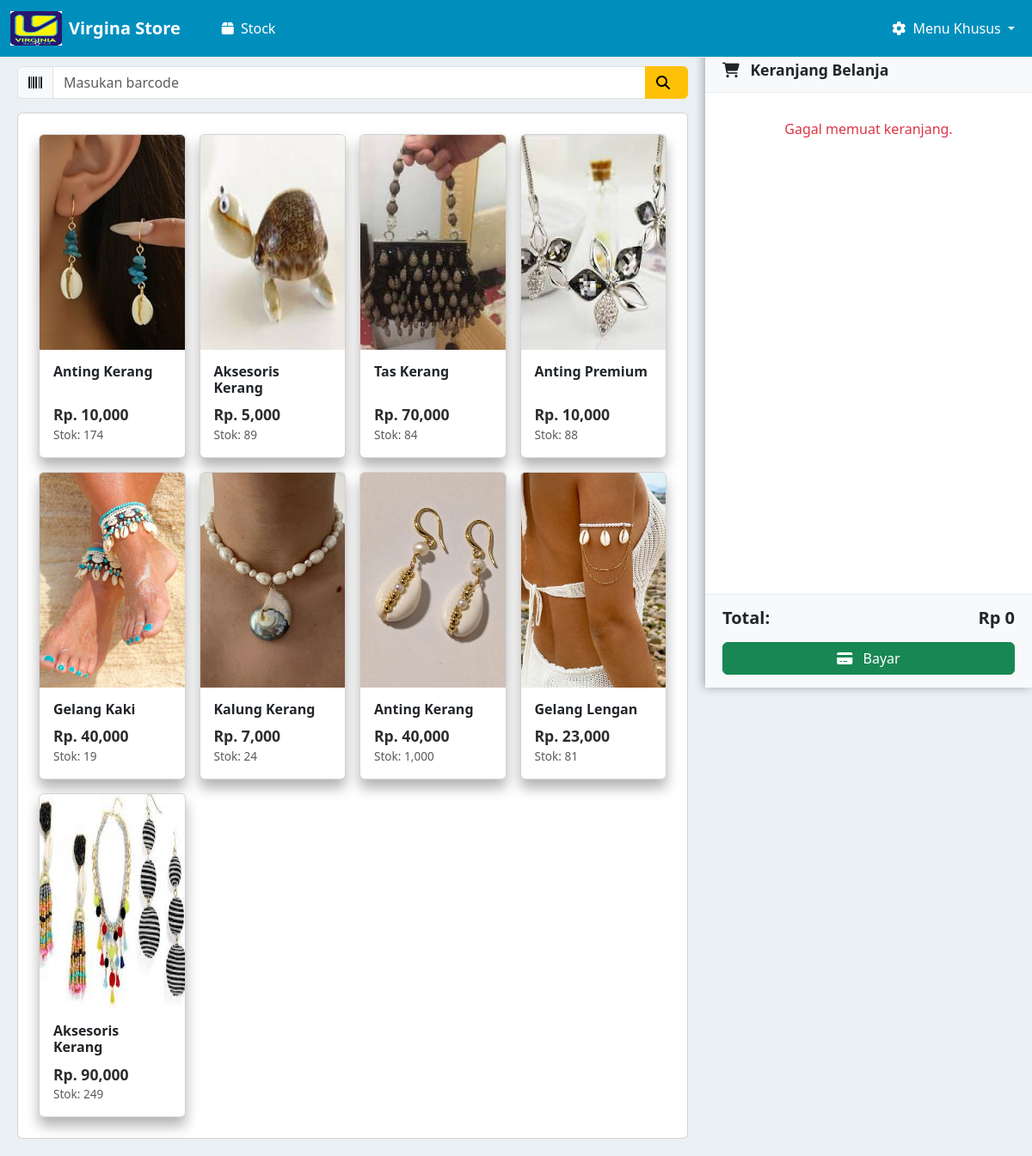
The page /kasir/ (signed in) on the database as committed earlier.
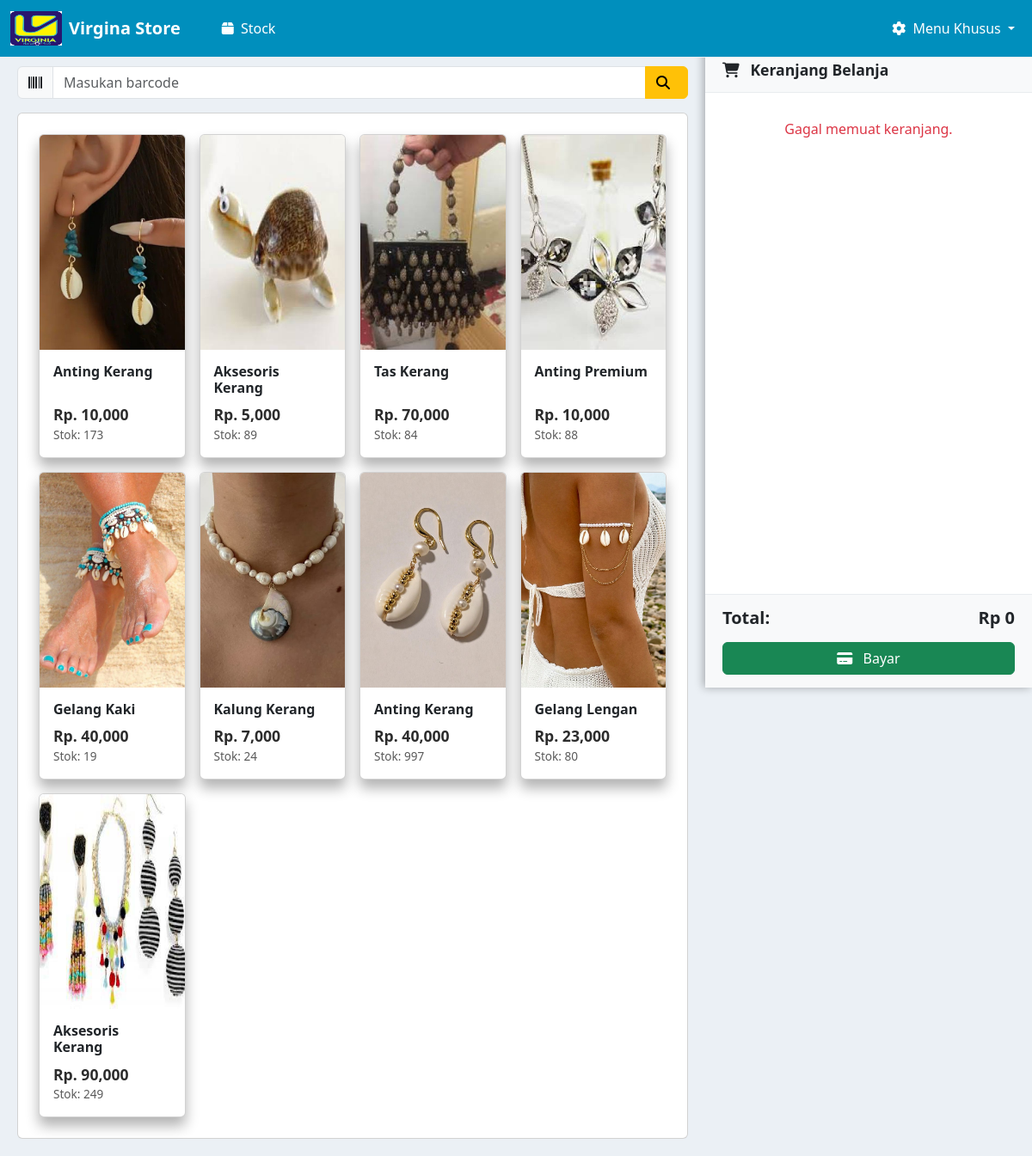
The same page on the database as committed later.
### kasir/models.py (models this page shows, shortened)
class Produk(models.Model):
    nama_barang = models.CharField(max_length=100)
    barcode = models.CharField(max_length=50, unique=True)
    harga_barang = models.DecimalField(max_digits=12, decimal_places=2)
    stok = models.PositiveIntegerField()
    gambar = models.ImageField(upload_to='gambar_produk/', blank=True, null=True)

### kasir/views.py (the view, shortened to what this page needs)
# urls.py: path('', views.halaman_kasir, name='halaman_kasir'),
@login_required(login_url='login')
@no_cache
def halaman_kasir(request):
    produk = Produk.objects.all()
    transaksi_id = request.session.get('current_transaksi_id')
    return render(request, 'home.html', {'produk': produk})

### kasir/templates/home.html (shortened to what this page needs)
{% extends "base.html" %}
{% load static %}
{% load humanize %}
{% block content %}
<div class="main-container">
  <div class="content-area">
        <div class="input-group mb-3">
          <span class="input-group-text"><i class="fas fa-barcode"></i></span>
          <input type="text" id="barcodeInput" class="form-control" placeholder="Masukan barcode" onkeypress="if(event.key === 'Enter'){cariProdukByBarcode()}">
          <button class="btn btn-warning" onclick="cariProdukByBarcode()">
            <i class="fas fa-search me-2"></i>
          </button>
        </div>
    <div id="cardMode">
      <div class="card p-4">
      <div class="row g-3">
        {% for item in produk %}
        <div class="col-6 col-md-4 col-lg-3">
          <div class="card product-card" onclick="bukaDetail('{{ item.id }}', '{{ item.nama_barang }}', '{{ item.harga_barang }}', '{{ item.stok }}', '{{ item.gambar.url }}')">
            <img src="{{ item.gambar.url }}" class="card-img-top" style="height:250px; object-fit:cover;" alt="{{ item.nama_barang }}">
            <div class="card-body">
              <h6 class="card-title">{{ item.nama_barang }}</h6>
              <div>
                <p class="price" id="hitam">Rp. {{ item.harga_barang|floatformat:0|intcomma }}</p>
                <p class="stock">Stok: <span id="stok-{{ item.id }}">{{ item.stok|floatformat:0|intcomma }}</span></p>
              </div>
            </div>
          </div>
        </div>
        {% endfor %}
      </div>
    </div>
    </div>
  </div>
  <div class="cart-sidebar">
    <div class="cart-header">
      <h5><i class="fas fa-shopping-cart me-2"></i> Keranjang Belanja</h5>
    </div>
    <div class="cart-items" id="cartItems" style="margin-top: 20px;">
    </div>
    <div class="cart-footer">
      <div class="cart-total d-flex justify-content-between align-items-center">
        <h5>Total:</h5>
        <h5 id="totalBayar">Rp 0</h5>
      </div>
      <div class="cart-action mt-3">
        <a href="{% url 'halaman_bayar' %}" class="btn btn-success w-100"><i class="fas fa-credit-card me-2"></i> Bayar</a>
      </div>
    </div>
  </div>
</div>
{% endblock %}

### templates/base.html (shortened to what this page needs)
{% load static %}
<!DOCTYPE html>
<html lang="en">
<head>
    <link href="https://cdn.jsdelivr.net/npm/bootstrap@5.3.8/dist/css/bootstrap.min.css" rel="stylesheet">
    <link rel="stylesheet" href="https://cdnjs.cloudflare.com/ajax/libs/font-awesome/6.5.1/css/all.min.css">
</head>
<body>
    <nav class="navbar navbar-expand-lg navbar-custom sticky-top">
        <div class="container-fluid">
            <a class="navbar-brand d-flex align-items-center" href="{% url 'halaman_kasir' %}">
                <img src="{% static 'image/logo.png' %}" alt="logo" height="40" width="60" class="me-2">
                <strong>Virgina Store</strong>
            </a>
            <div class="collapse navbar-collapse" id="navbarNavDropdown">
                <ul class="navbar-nav mx-4">
                    <li class="nav-item">
                        <a class="nav-link active" aria-current="page" href="{% url 'halaman_kasir' %}">
                            <i class="fas fa-box me-1"></i> Stock
                        </a>
                    </li>
                </ul>
                <ul class="navbar-nav ms-auto">
                    <li class="nav-item dropdown">
                        <a
                            class="nav-link dropdown-toggle"
                            href="#"
                            role="button"
                            data-bs-toggle="dropdown"
                            aria-expanded="false"
                        >
                            <i class="fas fa-cog me-1"></i> Menu Khusus
                        </a>
                    </li>
                </ul>
            </div>
        </div>
    </nav>
    <div class="content-wrapper">
        {% block content %} {% endblock %}
    </div>
</body>
</html>

### templates/base.html (style rules this page uses)
body { background-color: #EBF0F5; }
.navbar-custom { background-color: #008FBD !important; border-bottom: 1px solid #e9ecef; }
.navbar-custom .navbar-brand, .navbar-custom .nav-link { color: #ffffff !important; }

### kasir/templates/home.html (style rules this page uses)
#hitam { color: rgb(44, 44, 44); }
.content-area { padding: 10px 400px 20px 20px; }
.product-card { background-color: #ffffff; color: #212529; box-shadow: 0 10px 15px rgba(0, 0, 0, 0.3); transition: transform 0.2s ease, box-shadow 0.2s ease, border-color 0.2s ease; cursor: pointer; height: 100%; display: flex; flex-direction: column; }
.product-card .card-img-top { border-top-left-radius: calc(0.375rem - 1px); border-top-right-radius: calc(0.375rem - 1px); }
.product-card .card-body { flex-grow: 1; display: flex; flex-direction: column; justify-content: space-between; }
.product-card .card-title { font-size: 1rem; font-weight: 600; color: #212529; margin-bottom: 0.5rem; }
.product-card .price { font-weight: 700; font-size: 1.1rem; color: #007bff; margin: 0; }
.product-card .stock { font-size: 0.85rem; color: #5a5a5a; margin: 0; }
.cart-sidebar { position: fixed; right: 0; top: 56px; height: calc(100vh - 56px); width: 380px; background-color: #ffffff; color: #212529; display: flex; flex-direction: column; flex-shrink: 0; box-shadow: -2px 0 10px rgba(0, 0, 0, 0.3); transition: transform 0.3s ease; z-index: 1000; }
.cart-header { padding: 15px 20px; background-color: #f8f9fa; border-bottom: 1px solid #e9ecef; flex-shrink: 0; }
.cart-header h5 { margin: 0; font-weight: 600; font-size: 1.1rem; }
.cart-items { flex-grow: 1; overflow-y: auto; padding: 10px; }
.cart-footer { padding: 15px 20px; background-color: #f8f9fa; border-top: 1px solid #e9ecef; flex-shrink: 0; }
.cart-total h5 { margin: 0; font-weight: 600; }

Rows that differ between the two databases and show on the page:
changed Produk (number 1 of 9 on the later page): stok "174" → "173"
changed Produk (number 7 of 9 on the later page): stok "1,000" → "997"
changed Produk "Gelang Lengan": stok "81" → "80"
